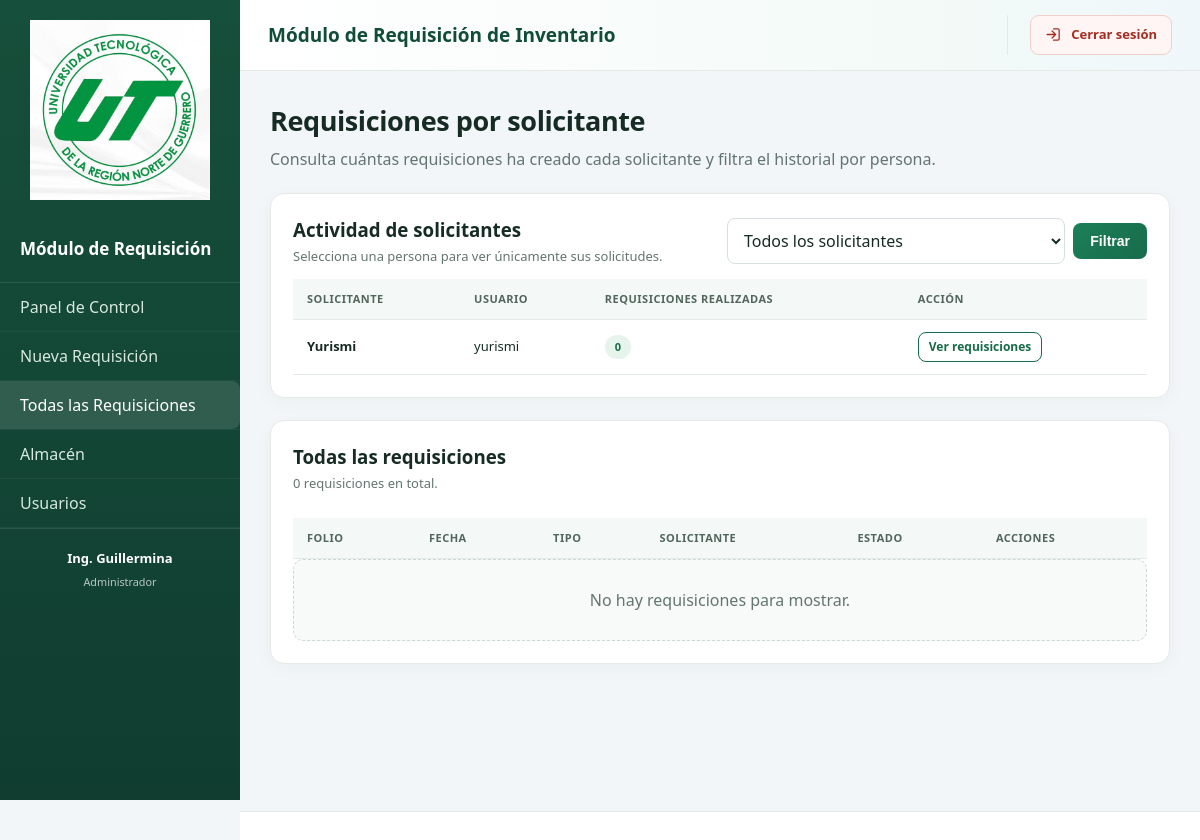
Screenshot of /lista_requisiciones.php (signed in) with the database file from the repository.
### tables this page shows
CREATE TABLE usuario (
    id_usuario INT AUTO_INCREMENT PRIMARY KEY,
    id_rol INT NOT NULL,
    id_departamento INT NOT NULL,
    usuario VARCHAR(50) NOT NULL UNIQUE,
    contrasena VARCHAR(255) NOT NULL,
    nombre_completo VARCHAR(150) NOT NULL,
    cargo VARCHAR(100),
    correo_institucional VARCHAR(150),
    estado ENUM('ACTIVO','INACTIVO','PENDIENTE') DEFAULT 'PENDIENTE',
    fecha_creacion DATETIME DEFAULT CURRENT_TIMESTAMP,
    FOREIGN KEY (id_rol) REFERENCES rol(id_rol),
    FOREIGN KEY (id_departamento) REFERENCES departamento(id_departamento)
);

### Requisicion.php (called while the page is built, shortened)
<?php
class Requisicion {
    private $conn;
    private $table = "solicitud";
    public function __construct($db) {
        $this->conn = $db;
    }
    public function getAll($id_usuario = null, $esAdmin = false) {
        if ($esAdmin) {
            $query = "SELECT s.*, u.nombre_completo as nombre_usuario,
                             ds.nombre_departamento as nombre_depto_solicitante,
                             dd.nombre_departamento as nombre_depto_destino
                      FROM " . $this->table . " s
                      INNER JOIN usuario u ON s.id_usuario_solicita = u.id_usuario
                      INNER JOIN departamento ds ON s.id_depto_solicitante = ds.id_departamento
                      INNER JOIN departamento dd ON s.id_depto_destino = dd.id_departamento
                      " . ($id_usuario !== null ? "WHERE s.id_usuario_solicita = ? " : "") . "
                      ORDER BY s.fecha_solicitud DESC, s.id_solicitud DESC";
            $stmt = $this->conn->prepare($query);
            if ($id_usuario !== null) $stmt->execute([$id_usuario]);
            else $stmt->execute();
        }
        return $stmt;
    }
    public function getResumenPorSolicitante() {
        $query = "SELECT u.id_usuario, u.nombre_completo, u.usuario, COUNT(s.id_solicitud) AS total_requisiciones
                  FROM usuario u
                  INNER JOIN rol r ON u.id_rol = r.id_rol
                  LEFT JOIN solicitud s ON s.id_usuario_solicita = u.id_usuario
                  WHERE r.nombre_rol = 'Solicitante'
                  GROUP BY u.id_usuario, u.nombre_completo, u.usuario
                  ORDER BY u.nombre_completo";
        return $this->conn->query($query);
    }
}

### lista_requisiciones.php (the view, shortened to what this page needs)
<?php
require_once 'header.php';
require_once 'Requisicion.php';
$db = (new Database())->getConnection();
$req = new Requisicion($db);
$resumenSolicitantes = $req->getResumenPorSolicitante()->fetchAll(PDO::FETCH_ASSOC);
$solicitantesPorId = [];
foreach ($resumenSolicitantes as $solicitante) $solicitantesPorId[(int)$solicitante['id_usuario']] = $solicitante;
$idSolicitante = (int)($_GET['solicitante'] ?? 0);
if (!isset($solicitantesPorId[$idSolicitante])) $idSolicitante = 0;
$rows = $req->getAll($idSolicitante ?: null, true)->fetchAll(PDO::FETCH_ASSOC);
$solicitanteSeleccionado = $idSolicitante ? $solicitantesPorId[$idSolicitante] : null;
?>
<h2 class="page-title">Requisiciones por solicitante</h2>
<p class="page-subtitle">Consulta cuántas requisiciones ha creado cada solicitante y filtra el historial por persona.</p>
<section class="card">
  <div style="display:flex;justify-content:space-between;align-items:center;gap:12px;flex-wrap:wrap">
    <div><h3>Actividad de solicitantes</h3><p style="color:#64756f;font-size:13px;margin-top:3px">Selecciona una persona para ver únicamente sus solicitudes.</p></div>
    <form method="GET" style="display:flex;gap:8px;align-items:center;min-width:min(100%,420px)">
      <select name="solicitante" aria-label="Filtrar por solicitante">
        <option value="0">Todos los solicitantes</option>
      </select>
      <button class="btn" type="submit">Filtrar</button>
    </form>
  </div>
  <div class="table-wrap"><table>
    <thead><tr><th>Solicitante</th><th>Usuario</th><th>Requisiciones realizadas</th><th>Acción</th></tr></thead>
    <tbody>
      <?php foreach ($resumenSolicitantes as $s): ?>
      <tr>
        <td><strong><?= htmlspecialchars($s['nombre_completo']) ?></strong></td>
        <td><?= htmlspecialchars($s['usuario']) ?></td>
        <td><span class="badge stock-disponible"><?= (int)$s['total_requisiciones'] ?></span></td>
        <td><a class="btn btn-outline" style="padding:5px 10px;font-size:12px" href="lista_requisiciones.php?solicitante=<?= (int)$s['id_usuario'] ?>">Ver requisiciones</a></td>
      </tr>
      <?php endforeach; ?>
    </tbody>
  </table></div>
</section>
<section class="card">
  <h3><?= $solicitanteSeleccionado ? 'Requisiciones de ' . htmlspecialchars($solicitanteSeleccionado['nombre_completo']) : 'Todas las requisiciones' ?></h3>
  <p style="color:#64756f;font-size:13px;margin-top:3px;margin-bottom:12px">
    <?= $solicitanteSeleccionado ? (int)$solicitanteSeleccionado['total_requisiciones'] . ' requisiciones en total.' : count($rows) . ' requisiciones en total.' ?>
  </p>
  <div class="table-wrap"><table>
    <thead><tr><th>Folio</th><th>Fecha</th><th>Tipo</th><th>Solicitante</th><th>Estado</th><th>Acciones</th></tr></thead>
  </table></div>
  <?php if (!$rows): ?><div class="empty-state">No hay requisiciones para mostrar.</div><?php endif; ?>
</section>
<?php require_once 'footer.php'; ?>

### header.php (style rules this page uses)
* { margin: 0; padding: 0; box-sizing: border-box; }
:root { --green:#176b4b; --green-dark:#104c38; --ink:#172b25; --muted:#64756f; --line:#e4ebe7; --surface:#fff; --bg:#f2f6f8; --red:#b42318; --amber:#a15c00; --blue:#2864a5; --teal:#087e8b; }
body { font-family: 'Segoe UI', Tahoma, Geneva, Verdana, sans-serif; background: var(--bg); color: var(--ink); line-height:1.5; }
.page-title { font-size: 27px; margin-bottom: 6px; color: var(--ink); letter-spacing:-.4px; }
.page-subtitle { color:var(--muted); margin-bottom:22px; }
.card { background: var(--surface); padding: 22px; border: 1px solid var(--line); margin-bottom: 22px; border-radius: 14px; box-shadow:0 5px 18px rgba(20,55,40,.035); }
.btn { background: linear-gradient(135deg,#1c8058,#176b4b); color: #fff; padding: 10px 17px; border: none; border-radius: 8px; cursor: pointer; font-size: 14px; font-weight:600; text-decoration: none; display: inline-block; transition:.15s ease; }
.btn-outline { background: transparent; border: 1px solid var(--green); color: var(--green); }
.table-wrap { width:100%; overflow-x:auto; }
table { width: 100%; border-collapse: collapse; margin-top: 12px; }
th, td { border-bottom: 1px solid var(--line); padding: 12px 14px; text-align: left; font-size: 13px; }
th { background: #f4f8f6; color: #52665e; font-size:11px; text-transform:uppercase; letter-spacing:.5px; }
input, select, textarea { width:100%; padding:10px 12px; border:1px solid #d5e0da; border-radius:8px; color:var(--ink); background:#fff; font:inherit; }
.stock-disponible { color:var(--green); background:#e6f4ec; }
.badge { display:inline-block; }
.badge { padding: 4px 10px; border-radius: 12px; font-size: 11px; font-weight: 700; }
.empty-state { padding:28px; text-align:center; background:#f7faf8; border:1px dashed #cbd9d1; border-radius:10px; color:var(--muted); }

### rows the page displays
usuario: nombre_completo "Yurismi", usuario "yurismi", total_requisiciones "0"

### other values shown
$_SESSION['nombre_completo'] "Ing. Guillermina"
$_SESSION['nombre_rol'] "Administrador"
APP_NAME "Módulo de Requisición de Inventario"
count($rows) "0"
